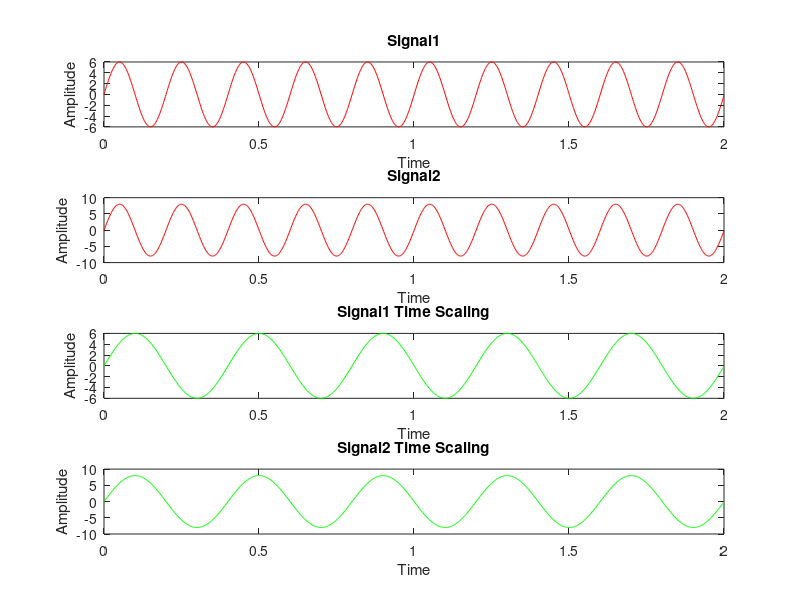

MATLAB code for this plot:
clc;
clear all;
clf;

t=0:.002:2;
pi=3.14;

X1=6*sin(2*pi*5*t);
X2=8*sin(2*pi*5*t);

subplot(4,1,1);
plot(t,X1,'r');
title('Signal1');
xlabel('Time');
ylabel('Amplitude');

subplot(4,1,2);
plot(t,X2,'r');
title('Signal2');
xlabel('Time');
ylabel('Amplitude');

X3=6*sin(2*pi*5*(t/2));
subplot(4,1,3);
plot(t,X3,'g');
title('Signal1 Time Scaling');
xlabel('Time');
ylabel('Amplitude');

X4=8*sin(2*pi*5*(t/2));
subplot(4,1,4);
plot(t,X4,'g');
title('Signal2 Time Scaling');
xlabel('Time');
ylabel('Amplitude');
